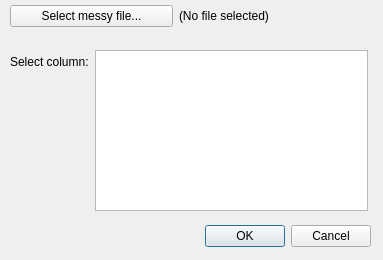
<?xml version="1.0" encoding="UTF-8"?>
<ui version="4.0">
 <class>Dialog</class>
 <widget class="QDialog" name="Dialog">
  <property name="geometry">
   <rect>
    <x>0</x>
    <y>0</y>
    <width>383</width>
    <height>260</height>
   </rect>
  </property>
  <property name="windowTitle">
   <string>Dialog</string>
  </property>
  <widget class="QDialogButtonBox" name="buttonBox">
   <property name="geometry">
    <rect>
     <x>100</x>
     <y>220</y>
     <width>271</width>
     <height>32</height>
    </rect>
   </property>
   <property name="orientation">
    <enum>Qt::Horizontal</enum>
   </property>
   <property name="standardButtons">
    <set>QDialogButtonBox::Cancel|QDialogButtonBox::Ok</set>
   </property>
  </widget>
  <widget class="QWidget" name="layoutWidget">
   <property name="geometry">
    <rect>
     <x>10</x>
     <y>0</y>
     <width>332</width>
     <height>32</height>
    </rect>
   </property>
   <layout class="QHBoxLayout" name="horizontalLayout_2">
    <item>
     <widget class="QPushButton" name="selectfile_button">
      <property name="text">
       <string>Select messy file...</string>
      </property>
     </widget>
    </item>
    <item>
     <widget class="QLabel" name="filename_label">
      <property name="text">
       <string>(No file selected)</string>
      </property>
     </widget>
    </item>
   </layout>
  </widget>
  <widget class="QWidget" name="layoutWidget_2">
   <property name="geometry">
    <rect>
     <x>10</x>
     <y>50</y>
     <width>358</width>
     <height>161</height>
    </rect>
   </property>
   <layout class="QFormLayout" name="formLayout_2">
    <item row="0" column="0">
     <widget class="QLabel" name="label_4">
      <property name="text">
       <string>Select column:</string>
      </property>
     </widget>
    </item>
    <item row="0" column="1">
     <widget class="QListWidget" name="column_list"/>
    </item>
   </layout>
  </widget>
 </widget>
 <resources/>
 <connections>
  <connection>
   <sender>buttonBox</sender>
   <signal>accepted()</signal>
   <receiver>Dialog</receiver>
   <slot>accept()</slot>
   <hints>
    <hint type="sourcelabel">
     <x>248</x>
     <y>254</y>
    </hint>
    <hint type="destinationlabel">
     <x>157</x>
     <y>274</y>
    </hint>
   </hints>
  </connection>
  <connection>
   <sender>buttonBox</sender>
   <signal>rejected()</signal>
   <receiver>Dialog</receiver>
   <slot>reject()</slot>
   <hints>
    <hint type="sourcelabel">
     <x>316</x>
     <y>260</y>
    </hint>
    <hint type="destinationlabel">
     <x>286</x>
     <y>274</y>
    </hint>
   </hints>
  </connection>
 </connections>
</ui>
